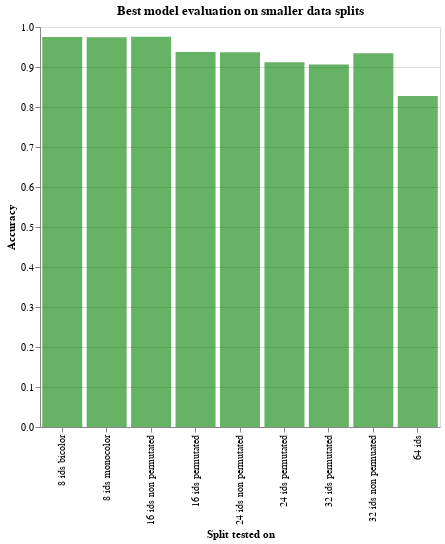

Notebook code for this chart:
### Code cell
chart_for_best = alt.Chart(chosen_df).mark_bar().encode(
x=alt.X('type_of_reference', title='Split tested on', sort=run_order),
y= alt.Y('Accuracy'),
opacity=alt.value(0.6),
color=alt.value('green')
).properties(title='Best model evaluation on smaller data splits', width=400,height=400)
chart_for_best

### Figure 1 — Vega-Lite specification as saved in the notebook (floating-point values rounded to 4 significant figures)
{"config": {"view": {"continuousWidth": 300, "continuousHeight": 300}}, "data": {"name": "data-52ecd62e48e629f156b7b4b43f72c69f"}, "mark": {"type": "bar"}, "encoding": {"color": {"value": "green"}, "opacity": {"value": 0.6}, "x": {"field": "type_of_reference", "sort": ["8 ids bicolor", "8 ids monocolor", "16 ids non permutated", "16 ids permutated", "24 ids non permutated", "24 ids permutated", "32 ids permutated", "32 ids non permuated", "64 ids"], "title": "Split tested on", "type": "nominal"}, "y": {"field": "Accuracy", "type": "quantitative"}}, "height": 400, "title": "Best model evaluation on smaller data splits", "width": 400, "$schema": "https://vega.github.io/schema/vega-lite/v5.15.1.json", "datasets": {"data-52ecd62e48e629f156b7b4b43f72c69f": [{"run_str": "summer_bee_dataset_open_train_bee_64_ids_batch1_sample_num_64", "type_of_reference": "32 ids permutated", "num_ids": 63, "num_images_per_id": 64, "total_training_images": 3868, "batch_size": 64, "num_epochs": 1300, "training_file": "/home/gsantiago/all_data_csvs/open_sets/new_open_max_ids_batch1/summer_bee_dataset_open_train_bee_64_ids_batch1_sample_num_64.csv", "reference_file": "/home/gsantiago/all_data_csvs/open_sets/visapp_open_reference_query_testing_batch2/32_ids_permutated/summer_bee_dataset_closed_test_bee_reference_32_ids_permutated_batch2_sample_num_max.csv", "query_file": "/home/gsantiago/all_data_csvs/open_sets/visapp_open_reference_query_testing_batch2/32_ids_permutated/summer_bee_dataset_closed_test_bee_query_32_ids_permutated_batch2_sample_num_64.csv", "KNN_type": "1NN", "Accuracy": 0.906}, {"run_str": "summer_bee_dataset_open_train_bee_64_ids_batch1_sample_num_64", "type_of_reference": "8 ids bicolor", "num_ids": 63, "num_images_per_id": 64, "total_training_images": 3868, "batch_size": 64, "num_epochs": 1300, "training_file": "/home/gsantiago/all_data_csvs/open_sets/new_open_max_ids_batch1/summer_bee_dataset_open_train_bee_64_ids_batch1_sample_num_64.csv", "reference_file": "/home/gsantiago/all_data_csvs/open_sets/visapp_open_reference_query_testing_batch2/8_ids_bicolor/summer_bee_dataset_closed_test_bee_reference_8_ids_bicolor_batch2_sample_num_max.csv", "query_file": "/home/gsantiago/all_data_csvs/open_sets/visapp_open_reference_query_testing_batch2/8_ids_bicolor/summer_bee_dataset_closed_test_bee_query_8_ids_bicolor_batch2_sample_num_64.csv", "KNN_type": "1NN", "Accuracy": 0.9751}, {"run_str": "summer_bee_dataset_open_train_bee_64_ids_batch1_sample_num_64", "type_of_reference": "64 ids", "num_ids": 63, "num_images_per_id": 64, "total_training_images": 3868, "batch_size": 64, "num_epochs": 1300, "training_file": "/home/gsantiago/all_data_csvs/open_sets/new_open_max_ids_batch1/summer_bee_dataset_open_train_bee_64_ids_batch1_sample_num_64.csv", "reference_file": "/home/gsantiago/all_data_csvs/open_sets/visapp_open_reference_query_testing_batch2/64_ids/summer_bee_dataset_closed_test_bee_reference_64_ids_batch2_sample_num_max.csv", "query_file": "/home/gsantiago/all_data_csvs/open_sets/visapp_open_reference_query_testing_batch2/64_ids/summer_bee_dataset_closed_test_bee_query_64_ids_batch2.csv", "KNN_type": "1NN", "Accuracy": 0.8272}, {"run_str": "summer_bee_dataset_open_train_bee_64_ids_batch1_sample_num_64", "type_of_reference": "24 ids non permutated", "num_ids": 63, "num_images_per_id": 64, "total_training_images": 3868, "batch_size": 64, "num_epochs": 1300, "training_file": "/home/gsantiago/all_data_csvs/open_sets/new_open_max_ids_batch1/summer_bee_dataset_open_train_bee_64_ids_batch1_sample_num_64.csv", "reference_file": "/home/gsantiago/all_data_csvs/open_sets/visapp_open_reference_query_testing_batch2/24_non_permutated/summer_bee_dataset_closed_test_bee_reference_24_ids_non_permutated_batch2_sample_num_max.csv", "query_file": "/home/gsantiago/all_data_csvs/open_sets/visapp_open_reference_query_testing_batch2/24_non_permutated/summer_bee_dataset_closed_test_bee_query_24_ids_non_permutated_batch2_sample_num_64.csv", "KNN_type": "1NN", "Accuracy": 0.9371}, {"run_str": "summer_bee_dataset_open_train_bee_64_ids_batch1_sample_num_64", "type_of_reference": "16 ids permutated", "num_ids": 63, "num_images_per_id": 64, "total_training_images": 3868, "batch_size": 64, "num_epochs": 1300, "training_file": "/home/gsantiago/all_data_csvs/open_sets/new_open_max_ids_batch1/summer_bee_dataset_open_train_bee_64_ids_batch1_sample_num_64.csv", "reference_file": "/home/gsantiago/all_data_csvs/open_sets/visapp_open_reference_query_testing_batch2/16_ids_permutated/summer_bee_dataset_closed_test_bee_reference_16_ids_permutated_batch2_sample_num_max.csv", "query_file": "/home/gsantiago/all_data_csvs/open_sets/visapp_open_reference_query_testing_batch2/16_ids_permutated/summer_bee_dataset_closed_test_bee_query_16_ids_permutated_batch2_sample_num_64.csv", "KNN_type": "1NN", "Accuracy": 0.9374}, {"run_str": "summer_bee_dataset_open_train_bee_64_ids_batch1_sample_num_64", "type_of_reference": "24 ids permutated", "num_ids": 63, "num_images_per_id": 64, "total_training_images": 3868, "batch_size": 64, "num_epochs": 1300, "training_file": "/home/gsantiago/all_data_csvs/open_sets/new_open_max_ids_batch1/summer_bee_dataset_open_train_bee_64_ids_batch1_sample_num_64.csv", "reference_file": "/home/gsantiago/all_data_csvs/open_sets/visapp_open_reference_query_testing_batch2/24_ids_permutated/summer_bee_dataset_closed_test_bee_reference_24_ids_permutated_batch2_sample_num_max.csv", "query_file": "/home/gsantiago/all_data_csvs/open_sets/visapp_open_reference_query_testing_batch2/24_ids_permutated/summer_bee_dataset_closed_test_bee_query_24_ids_permutated_batch2_sample_num_64.csv", "KNN_type": "1NN", "Accuracy": 0.9116}, {"run_str": "summer_bee_dataset_open_train_bee_64_ids_batch1_sample_num_64", "type_of_reference": "8 ids monocolor", "num_ids": 63, "num_images_per_id": 64, "total_training_images": 3868, "batch_size": 64, "num_epochs": 1300, "training_file": "/home/gsantiago/all_data_csvs/open_sets/new_open_max_ids_batch1/summer_bee_dataset_open_train_bee_64_ids_batch1_sample_num_64.csv", "reference_file": "/home/gsantiago/all_data_csvs/open_sets/visapp_open_reference_query_testing_batch2/8_ids_monocolor/summer_bee_dataset_closed_test_bee_reference_8_ids_monocolor_batch2_sample_num_max.csv", "query_file": "/home/gsantiago/all_data_csvs/open_sets/visapp_open_reference_query_testing_batch2/8_ids_monocolor/summer_bee_dataset_closed_test_bee_query_8_ids_monocolor_batch2_sample_num_64.csv", "KNN_type": "1NN", "Accuracy": 0.9741}, {"run_str": "summer_bee_dataset_open_train_bee_64_ids_batch1_sample_num_64", "type_of_reference": "16 ids non permutated", "num_ids": 63, "num_images_per_id": 64, "total_training_images": 3868, "batch_size": 64, "num_epochs": 1300, "training_file": "/home/gsantiago/all_data_csvs/open_sets/new_open_max_ids_batch1/summer_bee_dataset_open_train_bee_64_ids_batch1_sample_num_64.csv", "reference_file": "/home/gsantiago/all_data_csvs/open_sets/visapp_open_reference_query_testing_batch2/16_ids_non_permutated/summer_bee_dataset_closed_test_bee_reference_16_ids_non_permutated_batch2_sample_num_max.csv", "query_file": "/home/gsantiago/all_data_csvs/open_sets/visapp_open_reference_query_testing_batch2/16_ids_non_permutated/summer_bee_dataset_closed_test_bee_query_16_ids_non_permutated_batch2_sample_num_64.csv", "KNN_type": "1NN", "Accuracy": 0.9757}, {"run_str": "summer_bee_dataset_open_train_bee_64_ids_batch1_sample_num_64", "type_of_reference": "32 ids non permuated", "num_ids": 63, "num_images_per_id": 64, "total_training_images": 3868, "batch_size": 64, "num_epochs": 1300, "training_file": "/home/gsantiago/all_data_csvs/open_sets/new_open_max_ids_batch1/summer_bee_dataset_open_train_bee_64_ids_batch1_sample_num_64.csv", "reference_file": "/home/gsantiago/all_data_csvs/open_sets/visapp_open_reference_query_testing_batch2/32_ids_non_permuated/summer_bee_dataset_closed_test_bee_reference_32_ids_non_permutated_batch2_sample_num_max.csv", "query_file": "/home/gsantiago/all_data_csvs/open_sets/visapp_open_reference_query_testing_batch2/32_ids_non_permuated/summer_bee_dataset_closed_test_bee_query_32_ids_non_permutated_batch2_sample_num_64.csv", "KNN_type": "1NN", "Accuracy": 0.9342}]}}
